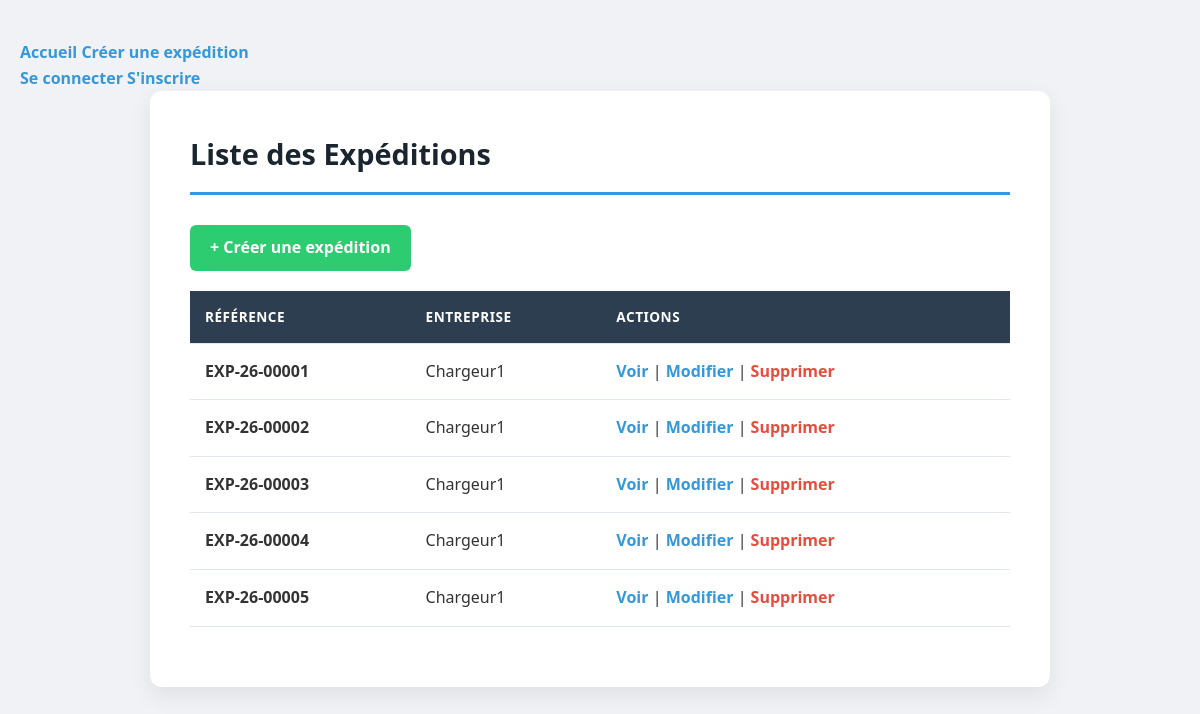
/expedition/list_expeditions/, run on the app's committed database.
### ExpeditionApp/models.py (models this page shows, shortened)
class Expedition(models.Model):
    STATUT_CHOICES = [
        ('publiee', 'Publiée'),
        ('attribuee', 'Attribuée'),
        ('en_cours', 'En cours'),
        ('livree', 'Livrée'),
        ('annulee', 'Annulée'),
    ]
    reference = models.CharField(max_length=20, unique=True, editable=False)
    ville_depart = models.CharField(max_length=100)
    ville_arrivee = models.CharField(max_length=100)
    poids_kg = models.DecimalField(max_digits=10, decimal_places=2)
    date_souhaitee = models.DateField()
    description = models.TextField(blank=True, null=True)
    statut = models.CharField(
        max_length=20,
        choices=STATUT_CHOICES,
        default='publiee',
    )
    entreprise = models.ForeignKey(
        Entreprise,
        on_delete=models.CASCADE,
        related_name='expeditions',
    )
    created_at = models.DateTimeField(auto_now_add=True)
    updated_at = models.DateTimeField(auto_now=True)

### EntrepriseApp/models.py (models this page shows, shortened)
class Entreprise(models.Model):
    TYPE_CHOICES = [
        ('c', 'Chargeur'),
        ('t', 'Transporteur'),
    ]
    raison_sociale = models.CharField(max_length=200)
    matricule_fiscal = models.CharField(
        max_length=25,
        unique=True,
        validators=[matricule_fiscal_validator],
    )
    adresse = models.TextField(validators=adresse_validators)
    type_entreprise = models.CharField(max_length=1, choices=TYPE_CHOICES)
    utilisateur = models.OneToOneField(
        Utilisateur,
        on_delete=models.CASCADE,
        related_name='entreprise',
    )
    created_at = models.DateTimeField(auto_now_add=True)
    updated_at = models.DateTimeField(auto_now=True)
    def __str__(self):
        return self.raison_sociale

### ExpeditionApp/views.py (the view)
# urls.py: path('list_expeditions/', Liste_expedition.as_view(), name='liste_expedition'),
class Liste_expedition(ListView) :
    model=Expedition
    template_name='expedition/list.html'
    context_object_name='list'

### templates/expedition/list.html (shortened to what this page needs)
{% load static %}
<!DOCTYPE html>
<html lang="fr">
<head>
    <link rel="stylesheet" href="{% static 'css/style.css' %}">
</head>
<body>
    <nav class="navbar">
        <div class="navbar-left">
            <a href="{% url 'Expedition:liste_expedition' %}">Accueil</a>
            <a href="{% url 'Expedition:create_expedition' %}">Créer une expédition</a>
        </div>
        <div class="navbar-right">
            {% if user.is_authenticated %}
                <span>Bienvenue, {{ user.username }} !</span>
                <form method="post" action="{% url 'logout' %}" style="display:inline;">
                    {% csrf_token %}
                    <button type="submit" class="link-button">Se déconnecter</button>
                </form>
            {% else %}
                <a href="{% url 'login' %}">Se connecter</a>
                <a href="{% url 'register' %}">S'inscrire</a>
            {% endif %}
        </div>
    </nav>
    <div class="container">
        <h1>Liste des Expéditions</h1>
        <div style="margin-bottom: 20px;">
            <a href="{% url 'Expedition:create_expedition' %}" class="btn btn-success">
                + Créer une expédition
            </a>
        </div>
        <table>
            <thead>
                <tr>
                    <th>Référence</th>
                    <th>Entreprise</th>
                    <th>Actions</th>
                </tr>
            </thead>
            <tbody>
                {% for expedition in list %}
                <tr>
                    <td><strong>{{ expedition.reference }}</strong></td>
                    <td>{{ expedition.entreprise }}</td>
                    <td>
                        <a href="{% url 'Expedition:detail_expedition' expedition.pk %}">Voir</a> |
                        <a href="{% url 'Expedition:update_expedition' expedition.pk %}">Modifier</a> |
                        <a href="{% url 'Expedition:delete_expedition' expedition.pk %}"
                           style="color:#e74c3c;">Supprimer</a>
                    </td>
                </tr>
                {% empty %}
                <tr>
                    <td colspan="3">Aucune expédition pour le moment.</td>
                </tr>
                {% endfor %}
            </tbody>
        </table>
    </div>
</body>
</html>

### ExpeditionApp/static/css/style.css (style rules this page uses)
* { box-sizing: border-box; margin: 0; padding: 0; }
body { font-family: 'Segoe UI', Tahoma, Geneva, Verdana, sans-serif; background-color: #f0f2f5; color: #333; line-height: 1.6; padding: 40px 20px; }
.container { max-width: 900px; margin: 0 auto; background: #ffffff; padding: 40px; border-radius: 12px; box-shadow: 0 8px 24px rgba(0, 0, 0, 0.08); }
h1 { color: #1a252f; border-bottom: 3px solid #3498db; padding-bottom: 15px; margin-bottom: 30px; font-size: 1.8rem; }
table { width: 100%; border-collapse: collapse; margin-bottom: 20px; }
th, td { padding: 15px; text-align: left; border-bottom: 1px solid #e1e8ed; }
th { background-color: #2c3e50; color: #ffffff; font-weight: 600; text-transform: uppercase; font-size: 0.85rem; letter-spacing: 0.5px; }
a { color: #3498db; text-decoration: none; font-weight: 600; transition: color 0.2s ease; }
.btn { display: inline-block; padding: 10px 20px; background-color: #3498db; color: #ffffff !important; border-radius: 6px; text-decoration: none !important; font-weight: 600; border: none; cursor: pointer; transition: background 0.2s ease, transform 0.1s ease; font-size: 1rem; }
.btn-success { background-color: #2ecc71; }

### data on the page
Expedition: reference "EXP-26-00001", entreprise "Chargeur1"
Expedition: reference "EXP-26-00002", entreprise "Chargeur1"
Expedition: reference "EXP-26-00003", entreprise "Chargeur1"
Expedition: reference "EXP-26-00004", entreprise "Chargeur1"
Expedition: reference "EXP-26-00005", entreprise "Chargeur1"
